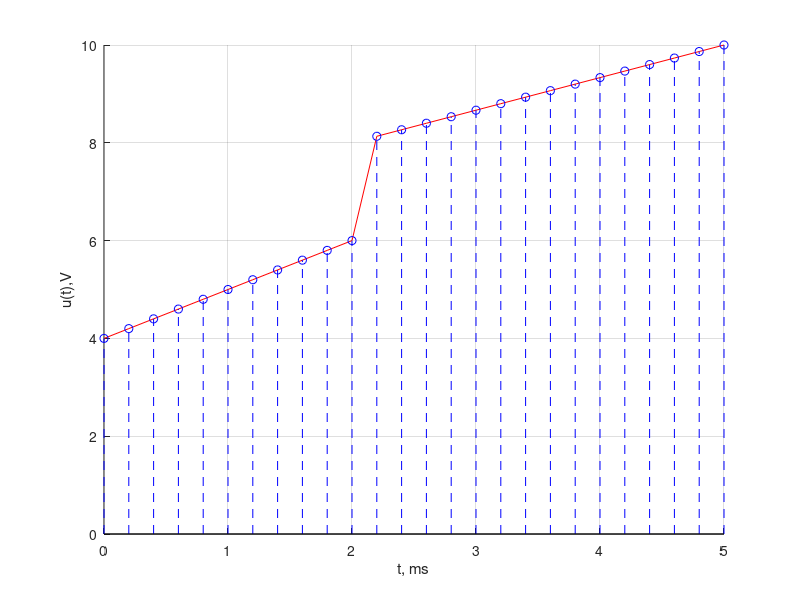
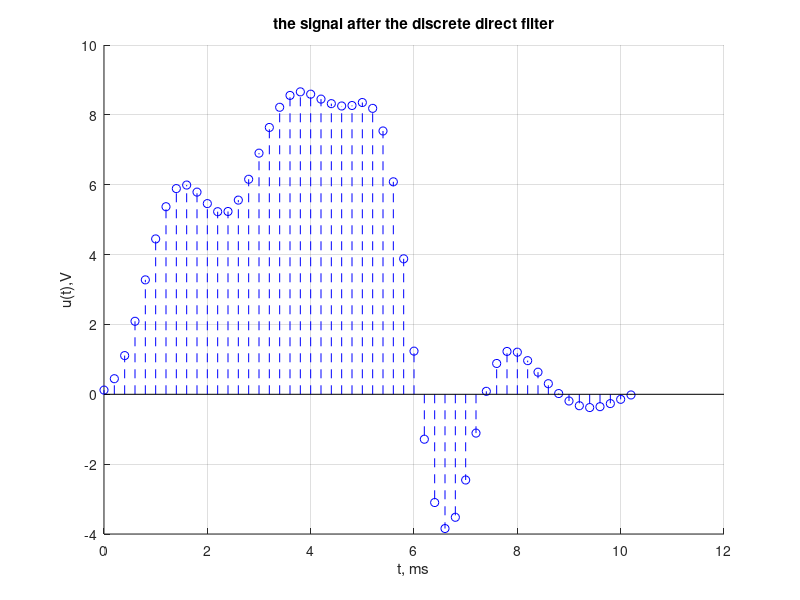
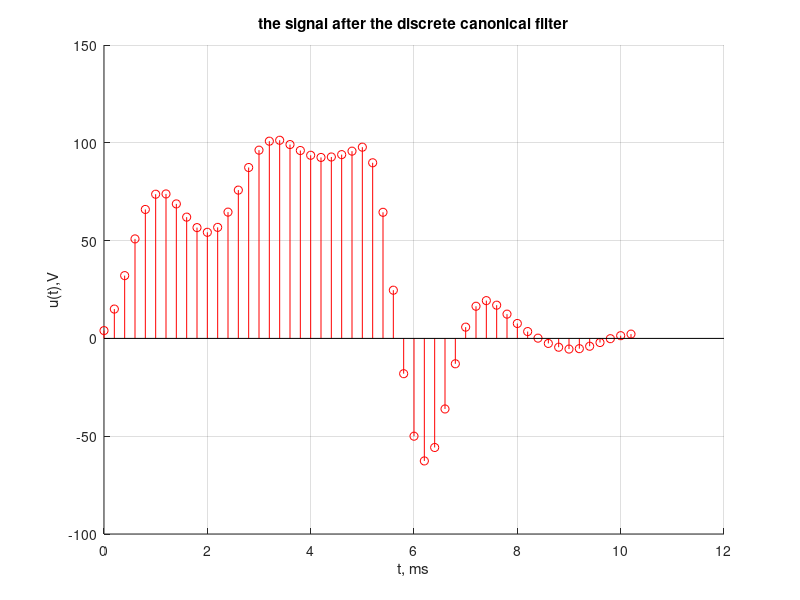
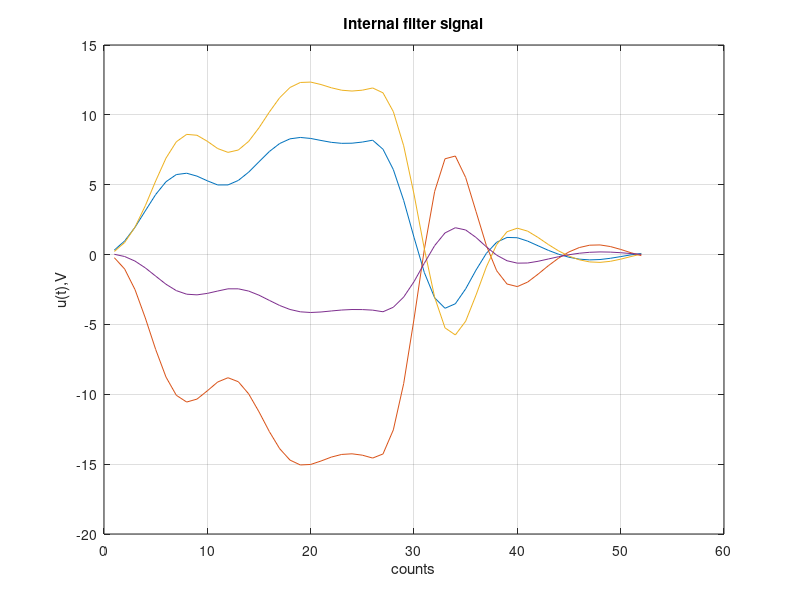

The MATLAB source for these figures, in order: (Note: this script raises an error after producing the figures.)
%проверка кода на гит
clear;
close all;
clc;

U1 = 4;
U2 = 6;
U3 = 8;
U4 = 10; 
T1 = 2;
T2 = 5;
Fd = 5;
T = 1 / Fd;
b = [0.03 -0.001 0.04 -0.001 0.02]; % коэфы фильтра 
a = [1 -2.7 3.2 -1.9 0.5]; % коэфы фильтра учли а0 = 1
% значения подобраны так, чтобы на графиках было хоть что то адекватное 
% видел, что часто b от 0.1 до 0.001 а a в районе единицы и не многим более


%% 1 Старое условие 

t = 0:T:T2;
t1 = 0:T:T1;
t2 = T1+T:T:T2;

x1 = (U2-U1)/(T1-0)*t1 + U1; 
x2 = (U4-U3)/(T2-T1)*(t2-T1) + U3;
x = [x1 x2];

figure;
hold on;
plot(t, x, 'r-');
stem(t, x, 'b--');
xlabel('t, ms');
ylabel('u(t),V');
grid on;  % добавим линию сетки 

%% 2-3 Пропускание сигнала через прямой дискретный фильтр

t = 0:T:(T2*2+T); % для видимости затухающих ПП, возникающие после завершения сигнала - добав нулевые 
               % отсчёты которых больше в два раза

x0 = [x, zeros(1, length(x))]; % теперь у нас в векторе ещё столько же нулей

y = filter(b, a, x0); %  обработка сигнала дискретным фильтром 

figure;
hold on;
stem(t, y, 'b--')     % выходной сигнал дискретного фильтра 8.25 макс знач по модулю
title('the signal after the discrete direct filter');
xlabel('t, ms');
ylabel('u(t),V');
grid on;

yMaxPr = max(abs(y)); % макс выходного abs - модуль
xMaxPr = max(abs(x)); % макс входного
x_y_max = max(yMaxPr, xMaxPr); % макс из них 

%% Пункт 4 каноническая форма реализации дискретного фильтра

y2 = filter(1, a, x0); % в формуле вместо b стоит единица

figure; 
hold on;
stem(t, y2, 'r-');
title('the signal after the discrete canonical filter');
xlabel('t, ms');
ylabel('u(t),V');
grid on;

y2MaxCan = max(abs(y2)); % макс знач канонического  103.3

%% Пункт 5 транспонированная форма реализации дискретного фильтра

states = [];  % заготовка матрицы внутренних состояний
s =[];           % текущее состояние фильтра 
for k =1:length(x0)            
    % обработка одного отсчёта  заданием и сохранением внутренного
    % состояния фильтра 
    [y_tr(k), s] = filter (b, a, x0(k), s); % s возвращает итоговое внут состояние после
        % обработки сигнала x0(k), s - нач внут состояние 
    % добавление нового столбца к матрице состояний 
    states = [states s];
end

% мысли по поводу работы функции filter для работы с внутренним состоянией
% фильтра: получается, что на выходе матрица 4x52 - тк самих отсчётов 52
% штуки мы насчитали в переменной x0. а 4 строки потому что s у нас 1х4??
% пока не понятно..... PS ну да, столбцы разное время отсчёта 
% "разные строки соответствуют разным элементам фильтра" ответ получен -
% осталось его осознать...
% неа, пока не осознаю 

figure;

plot(states');  % транспонируем чтобы получить графики всех внут сигналов 
A_max = max(max(abs(states'))); % два макса тк матрица со строками 14.36

title('Internal filter signal');
xlabel('counts');   % отсчёты 
ylabel('u(t),V');
grid on;

%% Пункт 6 графики характеристик фильтра FVTOOL

fvtool(b,a,"magnitude");
fvtool(b,a,"phase");
fvtool(b,a,"grpdelay");
fvtool(b,a, "impulse");
fvtool(b,a,"polezero");
% это, получается, опции анализа - задаёшь ключевое слово и выводится нужный
% график, при этом можно даже не дописать слово и он выведет то, что ты
% имел в виду? - получается да 


%% Пункт 7 аналитическая форма импульсной характеристики

[r, p, k] = residuez(b, a); % r вектор вычетов, p - вектор полюсов, k - коэф целой части ФП 

rAm=abs(r);   % модуль
rPh=angle(r); % фаза
pAm=abs(p);   % модуль
pPh=angle(p); % фаза
k
rAm
rPh
pAm
pPh

% аналитическая формула для импульсной характеристики в файле в папке гит












